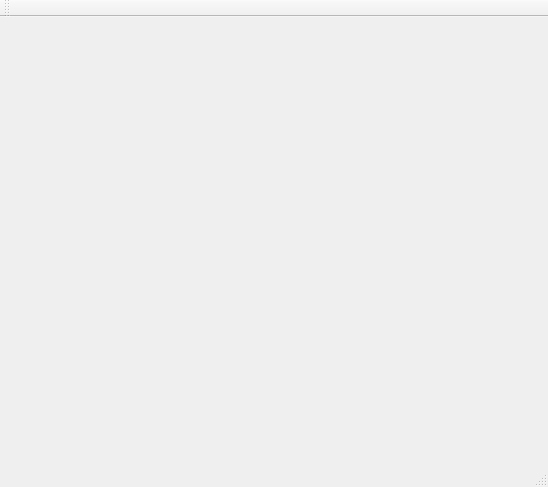
<?xml version="1.0" encoding="UTF-8"?>
<ui version="4.0">
 <class>MainWindow</class>
 <widget class="QMainWindow" name="MainWindow">
  <property name="geometry">
   <rect>
    <x>0</x>
    <y>0</y>
    <width>548</width>
    <height>487</height>
   </rect>
  </property>
  <property name="windowTitle">
   <string>MainWindow</string>
  </property>
  <widget class="QWidget" name="centralWidget">
   <layout class="QGridLayout" name="gridLayout"/>
  </widget>
  <widget class="QMenuBar" name="menuBar">
   <property name="geometry">
    <rect>
     <x>0</x>
     <y>0</y>
     <width>548</width>
     <height>22</height>
    </rect>
   </property>
  </widget>
  <widget class="QToolBar" name="mainToolBar">
   <attribute name="toolBarArea">
    <enum>TopToolBarArea</enum>
   </attribute>
   <attribute name="toolBarBreak">
    <bool>false</bool>
   </attribute>
  </widget>
  <widget class="QStatusBar" name="statusBar"/>
 </widget>
 <layoutdefault spacing="6" margin="11"/>
 <resources/>
 <connections/>
</ui>
